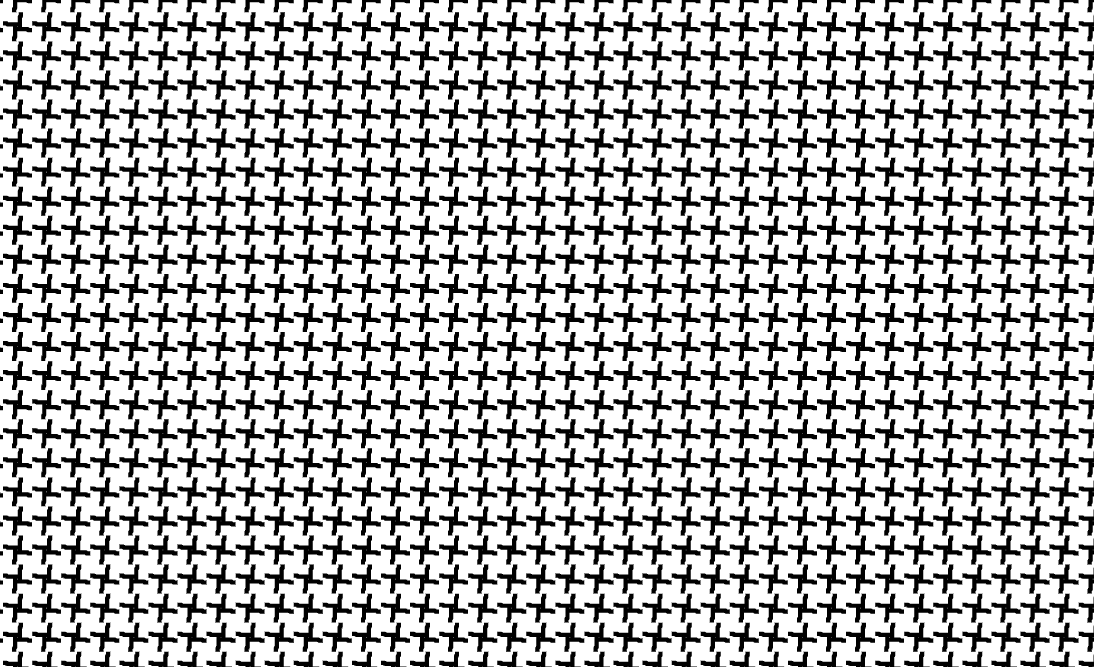
#> input picture studentDemos/images/C4pinwheel.png, 1094 x 667 px
$ jupyter execute --allow-errors compare_idealized_distances.ipynb
#> lines starting #> are read from the running program, lines starting #| are printed output that depends on the picture
# Geodesics of $E(2) \ / \ \Gamma$ for different wallpaper groups $\Gamma$

Let $E(2)$ be the group of orientation-preserving isometries on the Euclidean plane $E^2$. In this notebook, we study periodic tilings of $E^2$ by nonoverlapping shapes with no gaps. For a tiling of $E^2$, we define its symmetry group $\Gamma\subseteq E(2)$ to be the subgroup of isometries that map the tiling to itself.

The **point group** of $\Gamma$ is $\Gamma_0 = \{\rho_{\theta}\ | \ (a,\theta)\in \Gamma \text{ for some } a \in \mathbb{R}^2\}$

The **lattice** of $\Gamma$ is $\Gamma_L = \{a\in \mathbb{R}^2\ | \ (a,0)\in \Gamma\}$

If $\Gamma$ is the symmetry group of a tiling, one can show that:
1. $\Gamma_0\in \{C_1,C_2,C_3,C_4,C_6\}$ where $C_n = \{\rho_\theta \ | \ \theta = \frac{i \cdot 2 \pi}{n} \text{ for } i = 0,1,2,\ldots, n-1\}$ (we refer to these as the five wallpaper groups).
2. There exists linearly independent $a,b\in \mathbb{R}^2$ such that $\Gamma_L=\{ma+nb \ | \ m,n\in \mathbb{Z}\}$ (we refer to $a$ and $b$ as the lattice generators of $\Gamma$).

For a tiling with symmetry group $\Gamma$, we can build 3-dimensional parameterization of $E(2)\ / \ \Gamma$ that depends on the wallpaper group and the lattice generators. This notebook explores how to define distance on these parameterizations and how this can be used to study the homology of the parameterized space.

[cell 1]
# importing needed libraries
import numpy as np
from numpy import pi
from math import dist
import matplotlib.pyplot as plt
from ripser import ripser
from persim import plot_diagrams
# For image and video manipulation
from PIL import Image
from PIL import ImageFilter
from IPython.display import display
import glob

[cell 2]
# defining the distance function described above
# [15 lines left out: function C1_wrapper, not called in this run]

[cell 3]
# [18 lines left out: function generate_c1_isoms, not called in this run]

[cell 4]
# [28 lines left out: function C2_wrapper, not called in this run]

[cell 5]
# [18 lines left out: function generate_c2_isoms, not called in this run]

[cell 6]
def C4_wrapper(a):
    # [26 lines left out: function distance_C4, not called in this run]
    return distance_C4

[cell 7]
# isometries that allow rotation up to pi/2
def generate_c4_isoms(n_isos, a):
    X = list(a * np.random.random(n_isos))
    Y = list(a * np.random.random(n_isos))
    theta = list(pi/2 * np.random.random(n_isos))

    isoms = []
    for i in range(n_isos):
        isoms.append((X[i],Y[i],theta[i]))

    return isoms

[cell 8]
# [34 lines left out: function C3_wrapper, not called in this run]

[cell 9]
# allow only for rotations up to 2pi/3
# we first sample from a rectangular patch of the plane and then cut off the corners to create a hexagonal shape

# [13 lines left out: function generate_c3_isoms, not called in this run]

[cell 10]
def C6_wrapper(a):
    # [32 lines left out: function distance_C6, not called in this run]
    return distance_C6

[cell 11]
# only allow rotation up to pi/3
def generate_c6_isoms(n_isos, a):
    X = list(2 * a * np.random.random(2 * n_isos) - a)
    Y = list((3**0.5) * a * np.random.random(2 * n_isos) - (3**0.5)/2 * a)
    theta = list(pi/3 * np.random.random(2 * n_isos))

    i = 0
    hexagon = []
    while len(hexagon) < n_isos:
        if (Y[i] > -(3**0.5) * a + (3**0.5) * X[i]) and (Y[i] > -(3**0.5) * a - (3**0.5) * X[i]) and (Y[i] < (3**0.5) * a + (3**0.5) * X[i]) and (Y[i] < (3**0.5) * a - (3**0.5) * X[i]):
            hexagon.append((X[i], Y[i], theta[i]))
        i = i + 1

    return hexagon

# Comparing ideal distances with pixel distances

Given an image, a lens size, and a translation, this function returns a snapshot after the translation is performed.

[cell 12]
def translation_snapshot(img, lens_sz, translation):
    (a,b) = translation
    translation = (-a,-b)
    (x,y) = upper_left_center(img, translation)
    (length, height) = img.size

    lens_corner_x = x - lens_sz/2.0
    lens_corner_y = y - lens_sz/2.0
    ret_img = img.crop((lens_corner_x,lens_corner_y, lens_corner_x+lens_sz, lens_corner_y+lens_sz))

    #make sure didn't fall off of the image
    (ret_length, ret_height) = ret_img.size
    if (lens_corner_x<0 or lens_corner_y<0 or lens_corner_x+lens_sz>length or lens_corner_y+lens_sz>height):
        print("I came off the page!")
        return False
    return ret_img

[cell 13]
def upper_left_center(img, center):
    (x,y) = center
    (l, h) = img.size
    return (l/2.0+x , h/2.0 - y)

[cell 14]
def create_snapshot(img, lens_sz, isometry):
    (x,y,rotation) = isometry
    translation = (x,y)
    # turn from radian to degree
    rotation = 57.2958*rotation
    rot_img = img.rotate(rotation)
    return translation_snapshot(rot_img, lens_sz, translation)

#> (a cell that did not finish here is left out)

distance_lst() takes a list of points and a metric, and returns a list of all the pairwise distances between the points.

[cell 16]
# [6 lines left out: function distance_lst, not called in this run]

first_slot_lst is a helper function for distance_list()

[cell 17]
# [7 lines left out: function first_slot_lst, not called in this run]

[cell 18]
# [5 lines left out: function normalize, not called in this run]

[cell 19]
# Grab image from files
img = Image.open('images/C4pinwheel.png')
#> img is the input picture: PIL image 1094x667 RGBA; mean R, G, B, A 177.5, 177.5, 177.5, 255
img = img.convert('L')
#> img: PIL image 1094x667 L
img = img.filter(ImageFilter.BLUR)
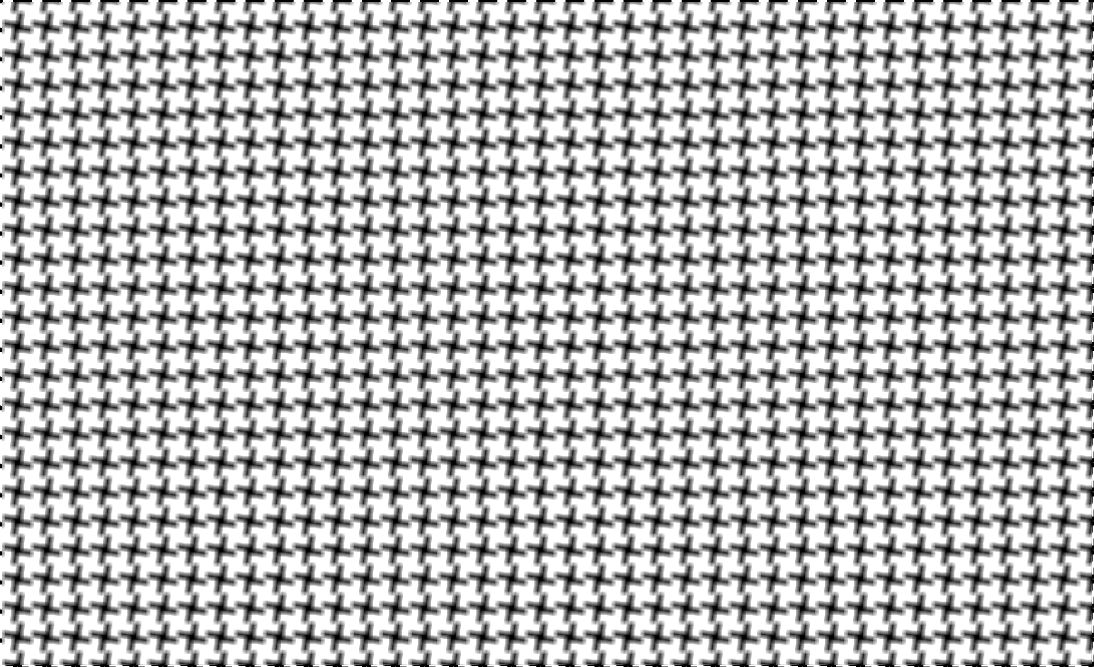
#> img: PIL image 1094x667 L; min 0, max 255, mean 177.5

# lens size, how much to stretch fund domain by
pixel_scale = 40
a = 1
n_isoms = 500
c4_isom = generate_c4_isoms(n_isoms,a)

# scale the isometries by pixel_scale so they can be used on the image
scaled_c4_isom = c4_isom
for i in range(len(c4_isom)):
    e = c4_isom[i]
    scaled_c4_isom[i] = (pixel_scale*e[0], pixel_scale*e[1], e[2])

# create list of images taken after isometries
c4_isom_images = []
for isom in scaled_c4_isom:
    c4_isom_images.append(create_snapshot(img, pixel_scale, isom))
#> this loop made 500 passes
#> pass 1, in create_snapshot, `rot_img = img.rotate(rotation)`:
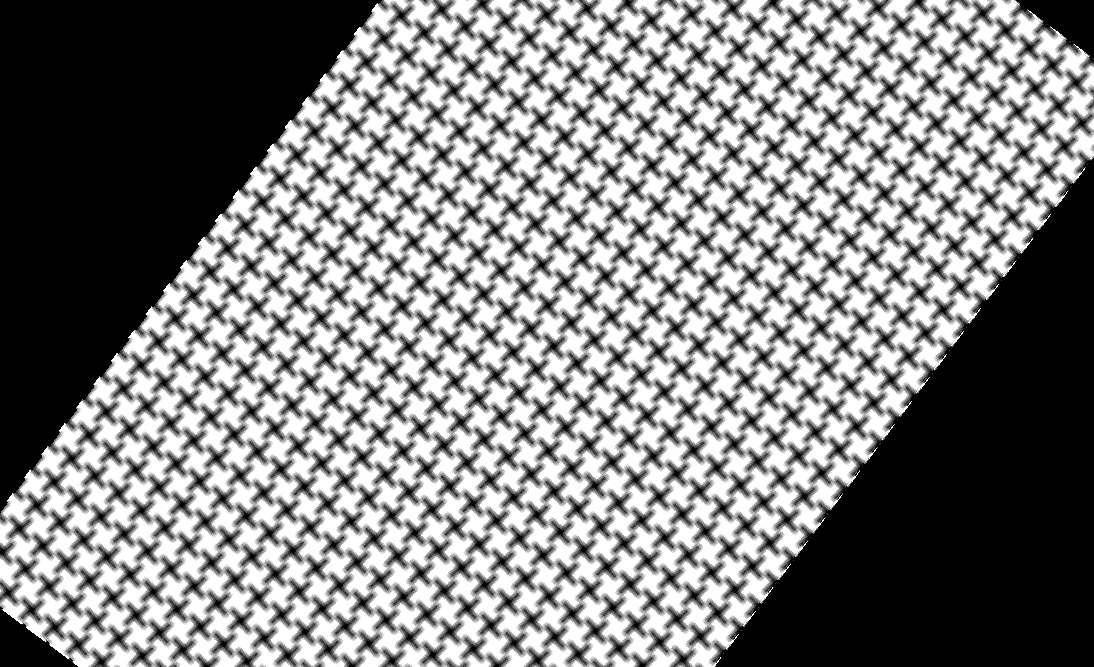
#> rot_img: PIL image 1094x667 L; min 0, max 255, mean 129.2
#> pass 2, in create_snapshot (call 2), `rot_img = img.rotate(rotation)`:
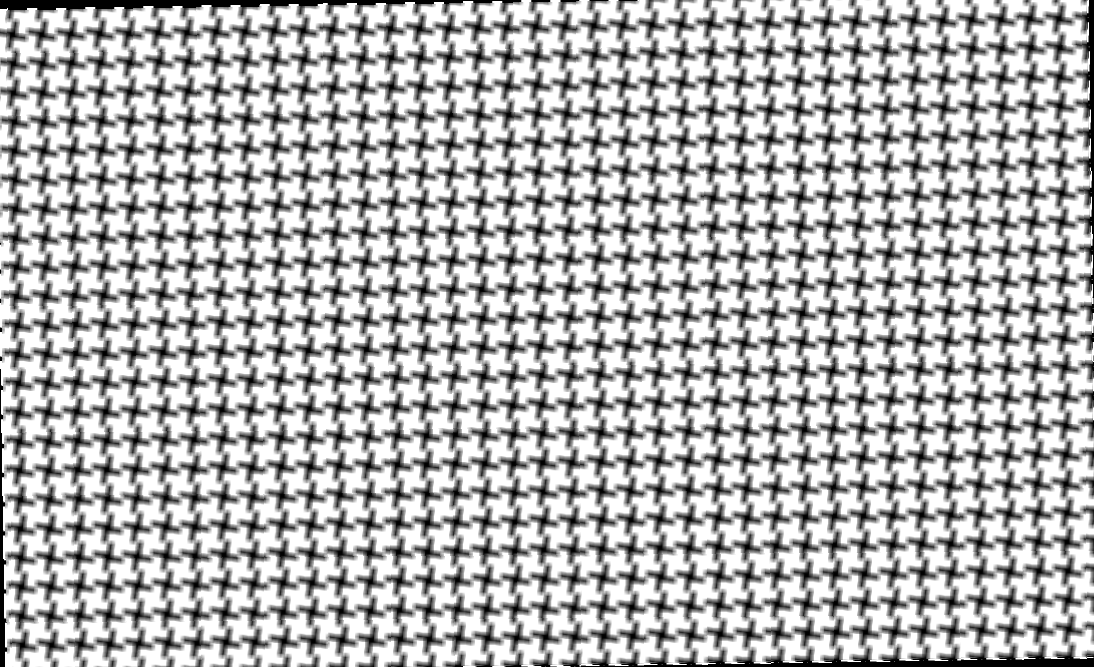
#> rot_img: PIL image 1094x667 L; min 0, max 255, mean 176.2
#> pass 2, in translation_snapshot (call 2), `ret_img = img.crop((lens_corner_x,lens_corner_y, lens_corner_x+lens_sz..`:
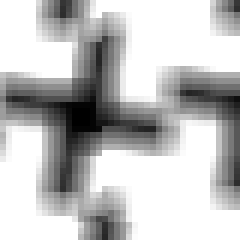
#> ret_img: PIL image 40x40 L (shown 6 times larger); min 0, max 255, mean 191.5
#> after the loop, c4_isom_images = 500 items

# place all the pairwise distances in arrays and normalize them for comparison
C4_ideal_func = C4_wrapper(a)
#> (the rest of this cell did not finish here and is left out)

[cell 20]
# Grab image from files
img = Image.open('images/C6 star.png')
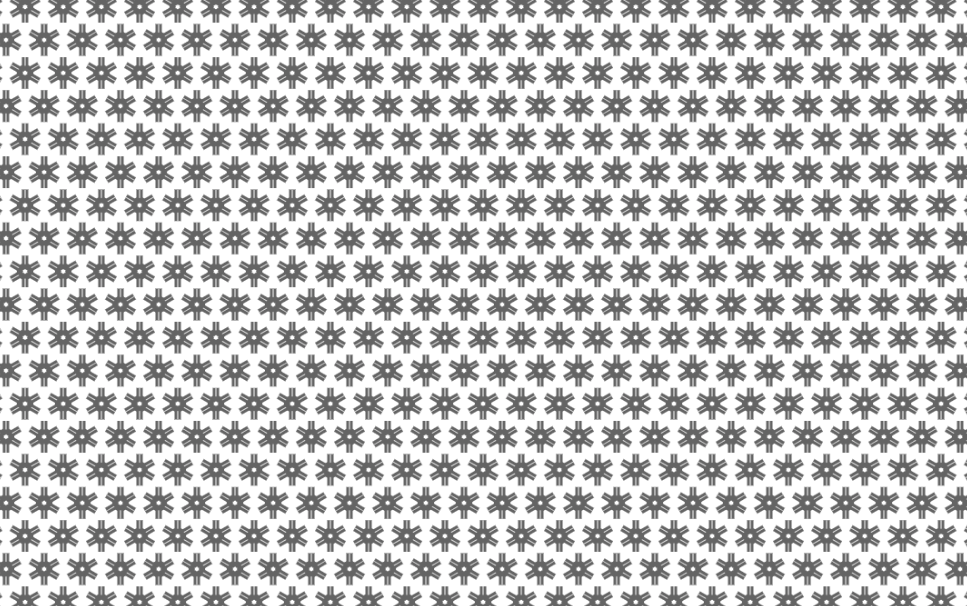
#> input picture studentDemos/images/C6 star.png, 967 x 606 px
#> img is the input picture: PIL image 967x606 RGBA; mean R, G, B, A 197, 197, 197, 255
img = img.convert('L')
#> img: PIL image 967x606 L
img = img.filter(ImageFilter.BLUR)
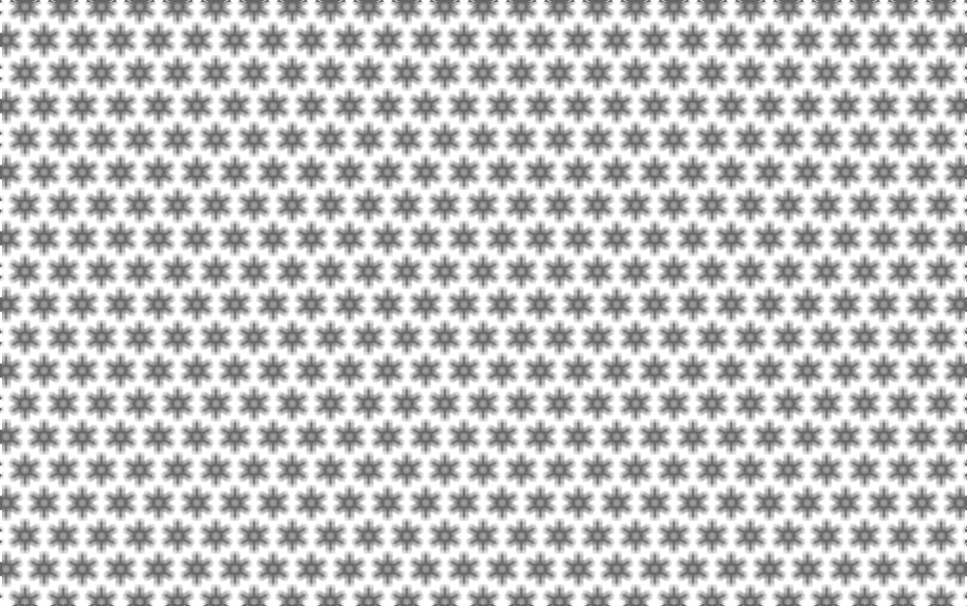
#> img: PIL image 967x606 L; min 100, max 255, mean 197

# lens size, how much to stretch fund domain by
pixel_scale = 60
a = 1
n_isoms = 500
c6_isom = generate_c6_isoms(n_isoms,a)

# scale the isometries by pixel_scale so they can be used on the image
scaled_c6_isom = c6_isom
for i in range(len(c6_isom)):
    e = c6_isom[i]
    scaled_c6_isom[i] = (pixel_scale*e[0], pixel_scale*e[1], e[2])

# create list of images taken after isometries
c6_isom_images = []
for isom in scaled_c6_isom:
    c6_isom_images.append(create_snapshot(img, pixel_scale, isom))
#> this loop made 500 passes
#> pass 1, in create_snapshot (call 501), `rot_img = img.rotate(rotation)`:
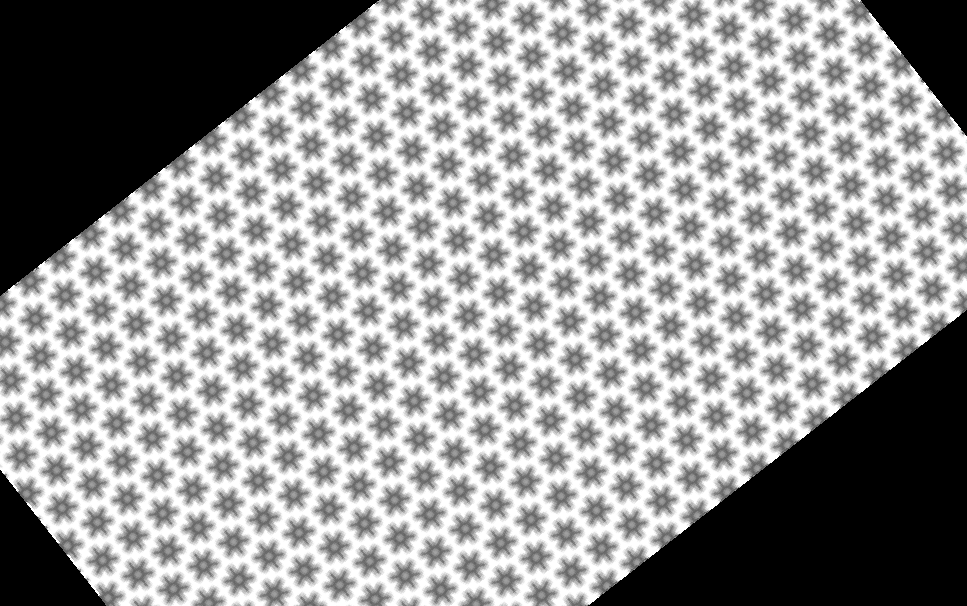
#> rot_img: PIL image 967x606 L; min 0, max 255, mean 154.4
#> pass 1, in translation_snapshot (call 501), `ret_img = img.crop((lens_corner_x,lens_corner_y, lens_corner_x+lens_sz..`:
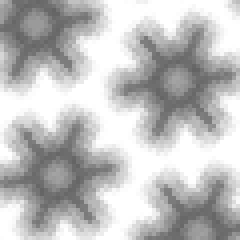
#> ret_img: PIL image 60x60 L (shown 4 times larger); min 100, max 255, mean 190.9
#> pass 2, in create_snapshot (call 502), `rot_img = img.rotate(rotation)`:
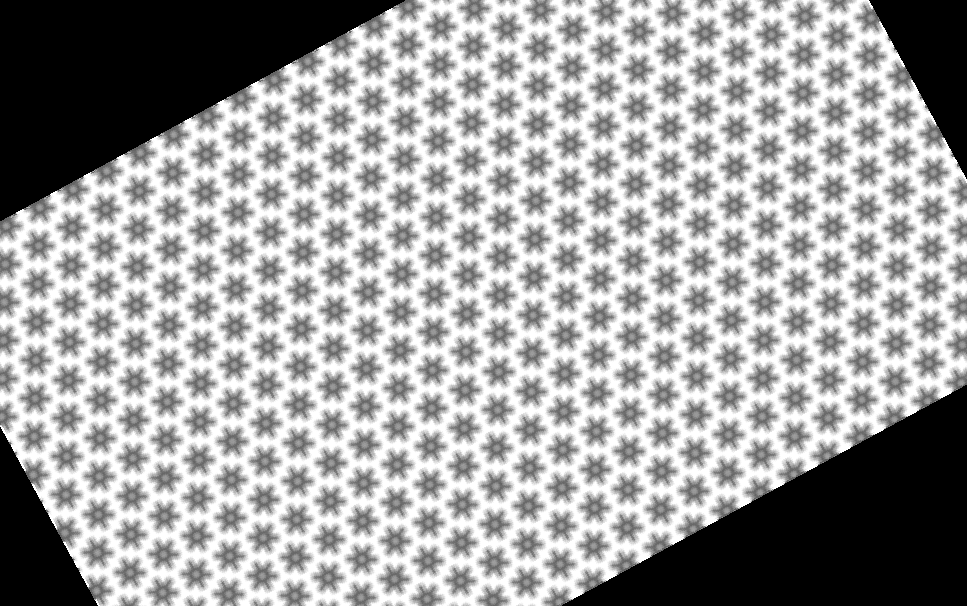
#> rot_img: PIL image 967x606 L; min 0, max 255, mean 160.9
#> pass 2, in translation_snapshot (call 502), `ret_img = img.crop((lens_corner_x,lens_corner_y, lens_corner_x+lens_sz..`:
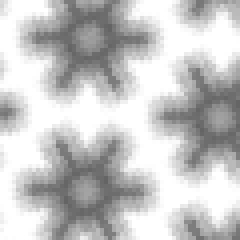
#> ret_img: PIL image 60x60 L (shown 4 times larger); min 100, max 255, mean 197.7

# place all the pairwise distances in arrays and normalize them for comparison
C6_ideal_func = C6_wrapper(a)
#> (the rest of this cell did not finish here and is left out)
